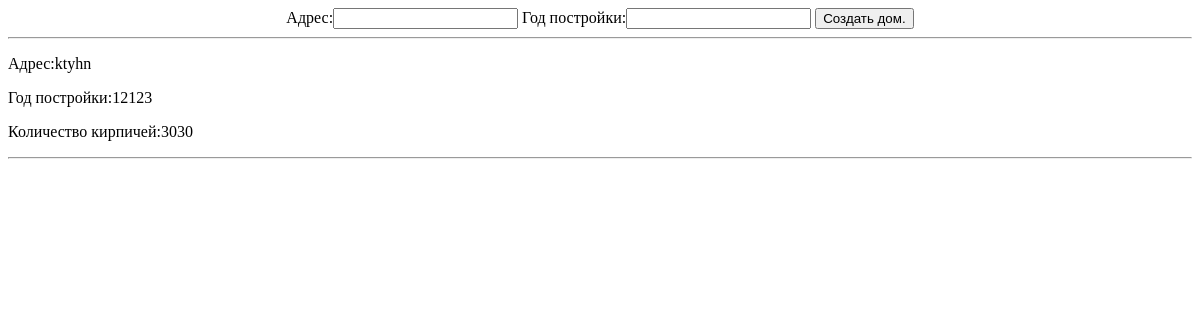
Page /stats/ on the earlier database version.
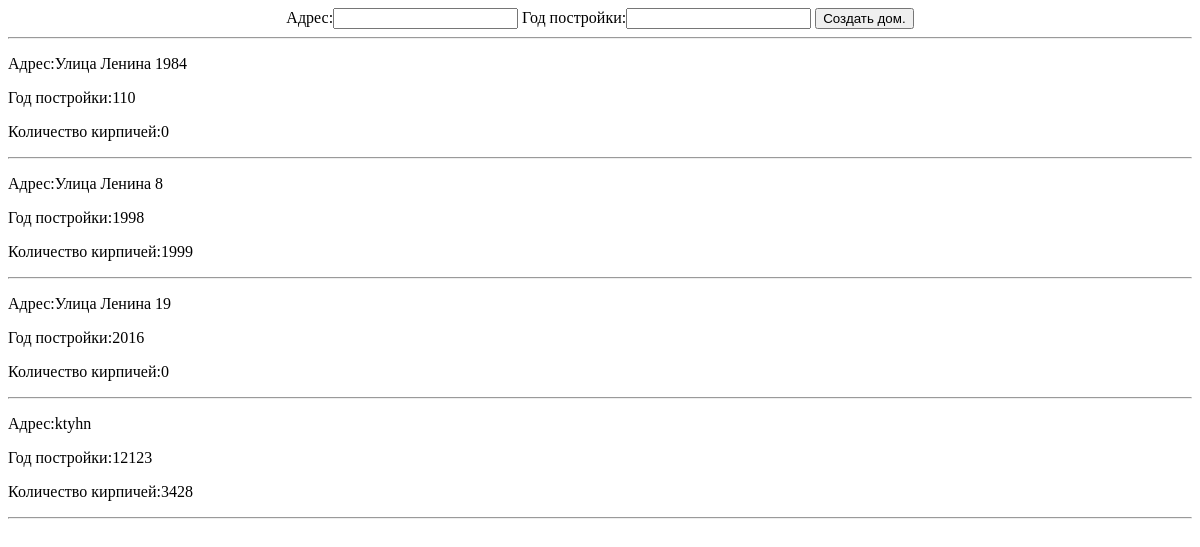
Same page on the later database version.
### firstapp/models.py (models this page shows)
class House(models.Model):
    address = models.CharField(max_length=120)
    year = models.IntegerField(default=1)

class  Brick(models.Model):
    num = models.IntegerField(default=0)
    house = models.OneToOneField(House,on_delete = models.CASCADE,related_name="hous")

### firstapp/views.py (the view)
# urls.py: path('', RedirectView.as_view(url='stats/')),
def stats(request):
    data = {
    'houses': House.objects.all().order_by('year'),
    'HouseForm' : HouseForm(),
    }
    return render(request,'index.html',data)

### firstapp/forms.py
class HouseForm(forms.Form):
    address = forms.CharField(label='Адрес')
    year = forms.IntegerField(label='Год постройки')

### templates/index.html (shortened to what this page needs)
<!DOCTYPE html>
<html>
<head>
</head>
<body>
  <center>
  <form method="POST" action="http://127.0.0.1:8000/building/">
  {{ HouseForm }}
  <input type="submit" value="Создать дом."  >
  </form>
  </center>
  <hr>
   {% for h in houses %}
   <p>Адрес:{{h.address}}</p>
   <p>Год постройки:{{h.year}}</p>
   <p>Количество кирпичей:{{h.hous.num}}</p>
   <hr>
   {% endfor%}

Differences in the rows shown:
added House: address "Улица Ленина 1984", year "110", hous.num "0"
added House: address "Улица Ленина 8", year "1998", hous.num "1999"
added House: address "Улица Ленина 19", year "2016", hous.num "0"
changed through a linked row, House "ktyhn": hous.num "3030" → "3428"
